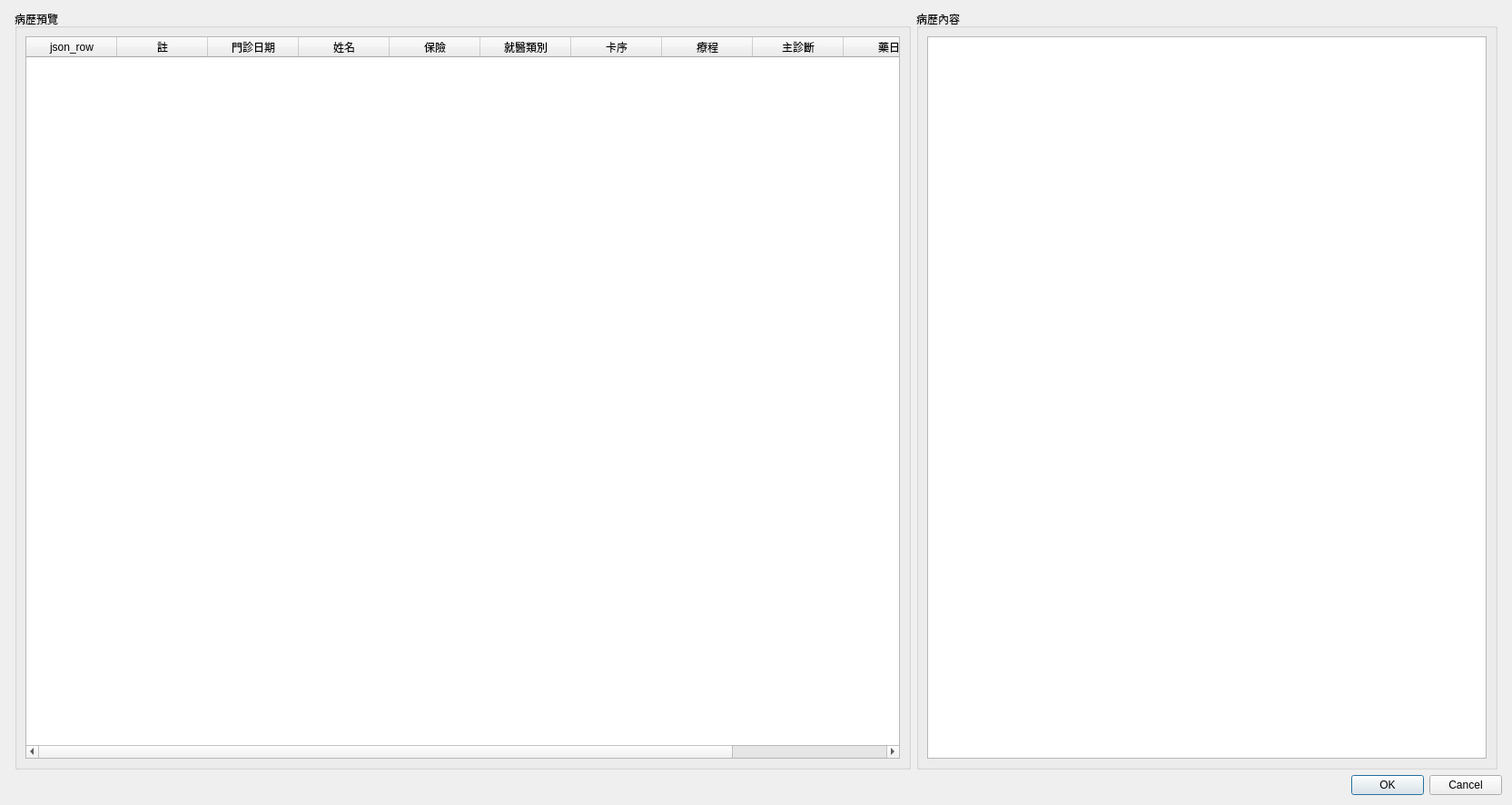
<?xml version="1.0" encoding="UTF-8"?>
<ui version="4.0">
 <class>Dialog_import_medical_record</class>
 <widget class="QDialog" name="Dialog_import_medical_record">
  <property name="windowModality">
   <enum>Qt::NonModal</enum>
  </property>
  <property name="geometry">
   <rect>
    <x>0</x>
    <y>0</y>
    <width>1665</width>
    <height>886</height>
   </rect>
  </property>
  <property name="sizePolicy">
   <sizepolicy hsizetype="Preferred" vsizetype="Preferred">
    <horstretch>0</horstretch>
    <verstretch>0</verstretch>
   </sizepolicy>
  </property>
  <property name="windowTitle">
   <string>匯入病歷資料</string>
  </property>
  <layout class="QVBoxLayout" name="verticalLayout">
   <item>
    <layout class="QHBoxLayout" name="horizontalLayout">
     <property name="leftMargin">
      <number>5</number>
     </property>
     <property name="topMargin">
      <number>0</number>
     </property>
     <property name="rightMargin">
      <number>5</number>
     </property>
     <item>
      <widget class="QGroupBox" name="groupBox_history_list">
       <property name="title">
        <string>病歷預覽</string>
       </property>
       <layout class="QVBoxLayout" name="verticalLayout_2">
        <item>
         <widget class="QTableWidget" name="tableWidget_medical_record">
          <property name="editTriggers">
           <set>QAbstractItemView::NoEditTriggers</set>
          </property>
          <property name="alternatingRowColors">
           <bool>true</bool>
          </property>
          <property name="selectionMode">
           <enum>QAbstractItemView::SingleSelection</enum>
          </property>
          <property name="selectionBehavior">
           <enum>QAbstractItemView::SelectRows</enum>
          </property>
          <column>
           <property name="text">
            <string>json_row</string>
           </property>
          </column>
          <column>
           <property name="text">
            <string>註</string>
           </property>
          </column>
          <column>
           <property name="text">
            <string>門診日期</string>
           </property>
          </column>
          <column>
           <property name="text">
            <string>姓名</string>
           </property>
          </column>
          <column>
           <property name="text">
            <string>保險</string>
           </property>
          </column>
          <column>
           <property name="text">
            <string>就醫類別</string>
           </property>
          </column>
          <column>
           <property name="text">
            <string>卡序</string>
           </property>
          </column>
          <column>
           <property name="text">
            <string>療程</string>
           </property>
          </column>
          <column>
           <property name="text">
            <string>主診斷</string>
           </property>
          </column>
          <column>
           <property name="text">
            <string>藥日</string>
           </property>
          </column>
          <column>
           <property name="text">
            <string>主治醫師</string>
           </property>
          </column>
         </widget>
        </item>
       </layout>
      </widget>
     </item>
     <item>
      <widget class="QGroupBox" name="groupBox_medical_record">
       <property name="maximumSize">
        <size>
         <width>640</width>
         <height>16777215</height>
        </size>
       </property>
       <property name="title">
        <string>病歷內容</string>
       </property>
       <layout class="QVBoxLayout" name="verticalLayout_3">
        <item>
         <widget class="QTextEdit" name="textEdit_medical_record">
          <property name="readOnly">
           <bool>true</bool>
          </property>
         </widget>
        </item>
       </layout>
      </widget>
     </item>
    </layout>
   </item>
   <item>
    <widget class="QDialogButtonBox" name="buttonBox">
     <property name="orientation">
      <enum>Qt::Horizontal</enum>
     </property>
     <property name="standardButtons">
      <set>QDialogButtonBox::Cancel|QDialogButtonBox::Ok</set>
     </property>
     <property name="centerButtons">
      <bool>false</bool>
     </property>
    </widget>
   </item>
  </layout>
 </widget>
 <resources/>
 <connections>
  <connection>
   <sender>buttonBox</sender>
   <signal>accepted()</signal>
   <receiver>Dialog_import_medical_record</receiver>
   <slot>accept()</slot>
   <hints>
    <hint type="sourcelabel">
     <x>248</x>
     <y>254</y>
    </hint>
    <hint type="destinationlabel">
     <x>157</x>
     <y>274</y>
    </hint>
   </hints>
  </connection>
  <connection>
   <sender>buttonBox</sender>
   <signal>rejected()</signal>
   <receiver>Dialog_import_medical_record</receiver>
   <slot>reject()</slot>
   <hints>
    <hint type="sourcelabel">
     <x>316</x>
     <y>260</y>
    </hint>
    <hint type="destinationlabel">
     <x>286</x>
     <y>274</y>
    </hint>
   </hints>
  </connection>
 </connections>
</ui>
